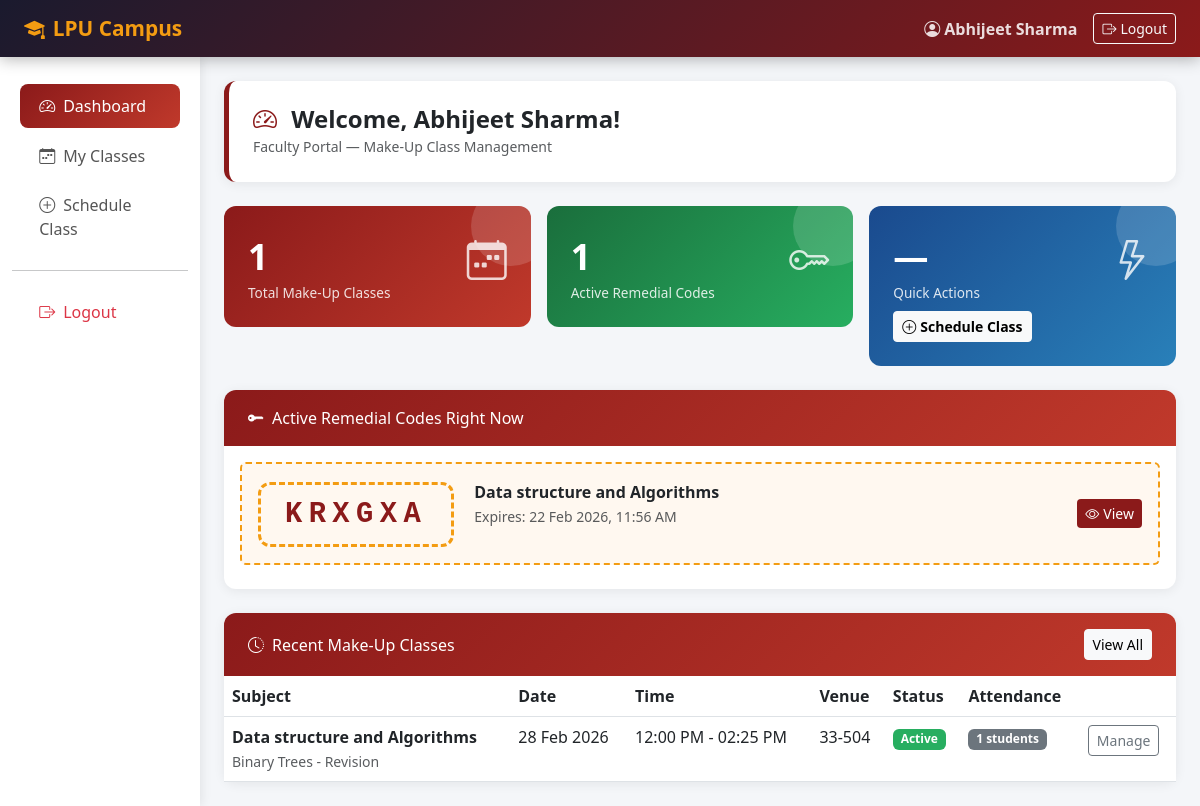
The app's page /dashboard/ (signed in) with its own data.
### attendance/models.py (models this page shows, shortened)
class RemedialCode(models.Model):
    makeup_class = models.ForeignKey(MakeUpClass, on_delete=models.CASCADE, related_name='remedial_codes')
    code = models.CharField(max_length=10, unique=True, default=generate_remedial_code)
    created_by = models.ForeignKey(User, on_delete=models.CASCADE)
    created_at = models.DateTimeField(auto_now_add=True)
    expires_at = models.DateTimeField()
    is_active = models.BooleanField(default=True)

class MakeUpClass(models.Model):
    STATUS_CHOICES = [
        ('upcoming', 'Upcoming'),
        ('active', 'Active'),
        ('completed', 'Completed'),
        ('cancelled', 'Cancelled'),
    ]
    faculty = models.ForeignKey(User, on_delete=models.CASCADE, related_name='makeup_classes')
    subject = models.CharField(max_length=150)
    topic = models.CharField(max_length=200, blank=True)
    date = models.DateField()
    start_time = models.TimeField()
    end_time = models.TimeField()
    venue = models.CharField(max_length=100)
    status = models.CharField(max_length=10, choices=STATUS_CHOICES, default='upcoming')
    description = models.TextField(blank=True)
    created_at = models.DateTimeField(auto_now_add=True)
    class Meta:
        ordering = ['-date', '-start_time']
    def total_attendance(self):
        return MakeUpAttendance.objects.filter(makeup_class=self, is_present=True).count()

### attendance/views.py (the view, shortened to what this page needs)
# urls.py: path('dashboard/', views.dashboard, name='dashboard'),
@login_required
def dashboard(request):
    profile = getattr(request.user, 'profile', None)
    if not profile:
        messages.warning(request, "Please complete your profile setup.")
        return redirect('login')
    if profile.is_faculty():
        classes = MakeUpClass.objects.filter(faculty=request.user).order_by('-date')[:5]
        total_classes = MakeUpClass.objects.filter(faculty=request.user).count()
        active_codes = RemedialCode.objects.filter(
            created_by=request.user, is_active=True
        ).select_related('makeup_class')
        context = {
            'classes': classes,
            'total_classes': total_classes,
            'active_codes': active_codes,
            'role': 'faculty',
        }
    return render(request, 'attendance/dashboard.html', context)

### attendance/models.py (called while the page is built)
    def is_faculty(self):
        return self.role == 'faculty'

### attendance/templates/attendance/dashboard.html (shortened to what this page needs)
{% extends 'attendance/base.html' %}
{% block content %}
<div class="page-header">
    <h4 class="mb-0 fw-bold">
        <i class="bi bi-speedometer2 me-2" style="color:#8B1A1A;"></i>
        Welcome, {{ request.user.get_full_name|default:request.user.username }}!
    </h4>
    <small class="text-muted">
        {% if role == 'faculty' %}Faculty Portal — Make-Up Class Management{% else %}Student Portal — Attendance Tracker{% endif %}
    </small>
</div>
{% if role == 'faculty' %}
<div class="row g-3 mb-4">
    <div class="col-md-4">
        <div class="stat-card" style="background: linear-gradient(135deg, #8B1A1A, #C0392B);">
            <div class="d-flex justify-content-between align-items-start">
                <div>
                    <div class="stat-value">{{ total_classes }}</div>
                    <div class="stat-label">Total Make-Up Classes</div>
                </div>
                <i class="bi bi-calendar-week stat-icon"></i>
            </div>
        </div>
    </div>
    <div class="col-md-4">
        <div class="stat-card" style="background: linear-gradient(135deg, #1a6e3c, #27AE60);">
            <div class="d-flex justify-content-between align-items-start">
                <div>
                    <div class="stat-value">{{ active_codes.count }}</div>
                    <div class="stat-label">Active Remedial Codes</div>
                </div>
                <i class="bi bi-key stat-icon"></i>
            </div>
        </div>
    </div>
    <div class="col-md-4">
        <div class="stat-card" style="background: linear-gradient(135deg, #1a4a8e, #2980B9);">
            <div class="d-flex justify-content-between align-items-start">
                <div>
                    <div class="stat-value" id="totalStudents">—</div>
                    <div class="stat-label">Quick Actions</div>
                </div>
                <i class="bi bi-lightning stat-icon"></i>
            </div>
            <div class="mt-2">
                <a href="{% url 'schedule_class' %}" class="btn btn-sm btn-light fw-semibold">
                    <i class="bi bi-plus-circle me-1"></i>Schedule Class
                </a>
            </div>
        </div>
    </div>
</div>
{% if active_codes %}
<div class="card mb-4">
    <div class="card-header-lpu">
        <i class="bi bi-key-fill me-2"></i>Active Remedial Codes Right Now
    </div>
    <div class="card-body">
        {% for code in active_codes %}
        <div class="d-flex align-items-center justify-content-between p-3 mb-2 rounded" style="background:#fff8f0; border: 2px dashed #F39C12;">
            <div>
                <div class="remedial-code-box d-inline-block" style="font-size:1.8rem; padding: 0.5rem 1.5rem;">
                    {{ code.code }}
                </div>
                <div class="ms-3 d-inline-block">
                    <strong>{{ code.makeup_class.subject }}</strong><br>
                    <small class="text-muted">Expires: {{ code.expires_at|date:"d M Y, h:i A" }}</small>
                </div>
            </div>
            <a href="{% url 'class_detail' code.makeup_class.pk %}" class="btn btn-sm btn-lpu btn-primary">
                <i class="bi bi-eye me-1"></i>View
            </a>
        </div>
        {% endfor %}
    </div>
</div>
{% endif %}
<div class="card">
    <div class="card-header-lpu d-flex justify-content-between align-items-center">
        <span><i class="bi bi-clock-history me-2"></i>Recent Make-Up Classes</span>
        <a href="{% url 'faculty_classes' %}" class="btn btn-sm btn-light">View All</a>
    </div>
    <div class="card-body p-0">
        <table class="table table-hover mb-0">
            <thead class="table-lpu">
                <tr><th>Subject</th><th>Date</th><th>Time</th><th>Venue</th><th>Status</th><th>Attendance</th><th></th></tr>
            </thead>
            <tbody>
                {% for cls in classes %}
                <tr>
                    <td><strong>{{ cls.subject }}</strong>{% if cls.topic %}<br><small class="text-muted">{{ cls.topic }}</small>{% endif %}</td>
                    <td>{{ cls.date|date:"d M Y" }}</td>
                    <td>{{ cls.start_time|time:"h:i A" }} - {{ cls.end_time|time:"h:i A" }}</td>
                    <td>{{ cls.venue }}</td>
                    <td><span class="badge badge-{{ cls.status }} text-white">{{ cls.get_status_display }}</span></td>
                    <td><span class="badge bg-secondary">{{ cls.total_attendance }} students</span></td>
                    <td><a href="{% url 'class_detail' cls.pk %}" class="btn btn-sm btn-outline-secondary">Manage</a></td>
                </tr>
                {% empty %}
                <tr><td colspan="7" class="text-center text-muted py-4">No make-up classes yet. <a href="{% url 'schedule_class' %}">Schedule one now!</a></td></tr>
                {% endfor %}
            </tbody>
        </table>
    </div>
</div>
{% endif %}
{% endblock %}

### attendance/templates/attendance/base.html (shortened to what this page needs)
<!DOCTYPE html>
<html lang="en">
<head>
    <link href="https://cdn.jsdelivr.net/npm/bootstrap@5.3.0/dist/css/bootstrap.min.css" rel="stylesheet">
    <link href="https://cdn.jsdelivr.net/npm/bootstrap-icons@1.11.0/font/bootstrap-icons.css" rel="stylesheet">
</head>
<body>
<nav class="navbar navbar-expand-lg navbar-lpu">
    <div class="container-fluid px-4">
        <a class="navbar-brand" href="{% url 'dashboard' %}">
            <i class="bi bi-mortarboard-fill me-2"></i>LPU Campus
        </a>
        <div class="collapse navbar-collapse" id="navbarNav">
            <ul class="navbar-nav ms-auto align-items-center gap-2">
                {% if user.is_authenticated %}
                <li class="nav-item">
                    <span class="nav-link text-warning fw-semibold">
                        <i class="bi bi-person-circle me-1"></i>{{ user.get_full_name|default:user.username }}
                    </span>
                </li>
                <li class="nav-item">
                    <a class="btn btn-outline-light btn-sm" href="{% url 'logout' %}">
                        <i class="bi bi-box-arrow-right me-1"></i>Logout
                    </a>
                </li>
                {% endif %}
            </ul>
        </div>
    </div>
</nav>
<div class="container-fluid">
    <div class="row">
        {% if user.is_authenticated %}
        <div class="col-md-2 sidebar d-none d-md-block">
            <ul class="nav flex-column">
                <li class="nav-item">
                    <a class="nav-link {% if request.resolver_match.url_name == 'dashboard' %}active{% endif %}"
                       href="{% url 'dashboard' %}">
                        <i class="bi bi-speedometer2"></i>Dashboard
                    </a>
                </li>
                {% if user.profile.role == 'faculty' %}
                <li class="nav-item">
                    <a class="nav-link {% if 'class' in request.resolver_match.url_name %}active{% endif %}"
                       href="{% url 'faculty_classes' %}">
                        <i class="bi bi-calendar-week"></i>My Classes
                    </a>
                </li>
                <li class="nav-item">
                    <a class="nav-link" href="{% url 'schedule_class' %}">
                        <i class="bi bi-plus-circle"></i>Schedule Class
                    </a>
                </li>
                {% endif %}
                <hr>
                <li class="nav-item">
                    <a class="nav-link text-danger" href="{% url 'logout' %}">
                        <i class="bi bi-box-arrow-right"></i>Logout
                    </a>
                </li>
            </ul>
        </div>
        {% endif %}
        <div class="col-md-{% if user.is_authenticated %}10{% else %}12{% endif %} py-4 px-4">
            {% block content %}{% endblock %}
        </div>
    </div>
</div>
</body>
</html>

### attendance/templates/attendance/base.html (style rules this page uses)
:root { --lpu-primary: #8B1A1A; --lpu-secondary: #C0392B; --lpu-gold: #F39C12; --lpu-dark: #1a1a2e; }
body { background: #f4f6f9; font-family: 'Segoe UI', sans-serif; }
.navbar-lpu { background: linear-gradient(135deg, var(--lpu-dark) 0%, var(--lpu-primary) 100%); box-shadow: 0 2px 15px rgba(0,0,0,0.3); }
.navbar-lpu .navbar-brand { color: var(--lpu-gold) !important; font-weight: 700; font-size: 1.3rem; }
.navbar-lpu .nav-link { color: rgba(255,255,255,0.85) !important; transition: color 0.2s; }
.sidebar { background: white; min-height: calc(100vh - 66px); box-shadow: 2px 0 10px rgba(0,0,0,0.08); padding-top: 1.5rem; }
.sidebar .nav-link { color: #555; padding: 0.65rem 1.2rem; border-radius: 8px; margin: 0.15rem 0.5rem; transition: all 0.2s; }
.sidebar .nav-link:hover, .sidebar .nav-link.active { background: linear-gradient(135deg, var(--lpu-primary), var(--lpu-secondary)); color: white !important; }
.sidebar .nav-link i { margin-right: 8px; width: 18px; }
.card { border: none; box-shadow: 0 2px 12px rgba(0,0,0,0.07); border-radius: 12px; }
.card-header-lpu { background: linear-gradient(135deg, var(--lpu-primary), var(--lpu-secondary)); color: white; border-radius: 12px 12px 0 0 !important; padding: 1rem 1.5rem; }
.stat-card { border-radius: 12px; padding: 1.5rem; color: white; position: relative; overflow: hidden; }
.stat-card::after { content: ''; position: absolute; top: -20px; right: -20px; width: 80px; height: 80px; border-radius: 50%; background: rgba(255,255,255,0.15); }
.stat-card .stat-icon { font-size: 2.5rem; opacity: 0.8; }
.stat-card .stat-value { font-size: 2.2rem; font-weight: 700; }
.stat-card .stat-label { font-size: 0.85rem; opacity: 0.85; }
.remedial-code-box { font-size: 3rem; font-weight: 900; letter-spacing: 0.4rem; font-family: 'Courier New', monospace; color: var(--lpu-primary); background: #fff8f0; border: 3px dashed var(--lpu-gold); border-radius: 12px; padding: 1.2rem 2rem; text-align: center; }
.badge-active { background: #27AE60; }
.btn-lpu { background: var(--lpu-primary); color: white; border: none; }
.page-header { background: white; border-radius: 12px; padding: 1.5rem; margin-bottom: 1.5rem; box-shadow: 0 2px 12px rgba(0,0,0,0.07); border-left: 5px solid var(--lpu-primary); }

### records on screen
RemedialCode: code "KRXGXA", makeup_class.subject "Data structure and Algorithms", expires_at "22 Feb 2026, 11:56 AM"
MakeUpClass: subject "Data structure and Algorithms", topic "Binary Trees - Revision", date "28 Feb 2026", start_time "12:00 PM", end_time "02:25 PM", venue "33-504", status "Active", total_attendance "1"

### other values on screen
{{ user.get_full_name|default:user.username }} "Abhijeet Sharma"
{{ request.user.get_full_name|default:request.user.username }} "Abhijeet Sharma"
{{ total_classes }} "1"
{{ active_codes.count }} "1"
